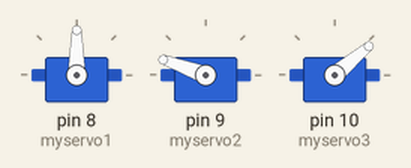
Simulated run of this sketch. Board: Arduino Uno, built with avr-gcc and run on an emulated ATmega328P. Shown: 3 × servo.

Above: at 0.05 s.
At 4.0 s:
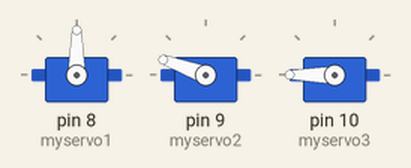
Timing chart, 0 to 5.2 s (numbered marks = the images above):
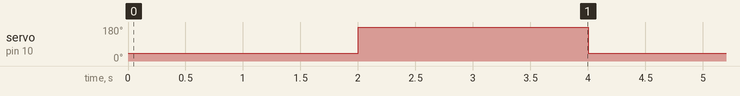

The sketch:

Gripperlab.ino
```cpp
#include <Servo.h>
Servo myservo1, myservo2, myservo3;
void setup(){
myservo1.attach(8);
myservo2.attach(9);
myservo3.attach(10);
}
void loop(){
myservo1.write(90);
myservo2.write(160);
myservo3.write(40);
delay(2000);
myservo3.write(180);
delay(2000);
myservo3.write(40);
}
```

Measured:
- by itself, servo on pin 10 (myservo3): alternates 180° for 2.0 s and 40° for 2.0 s
